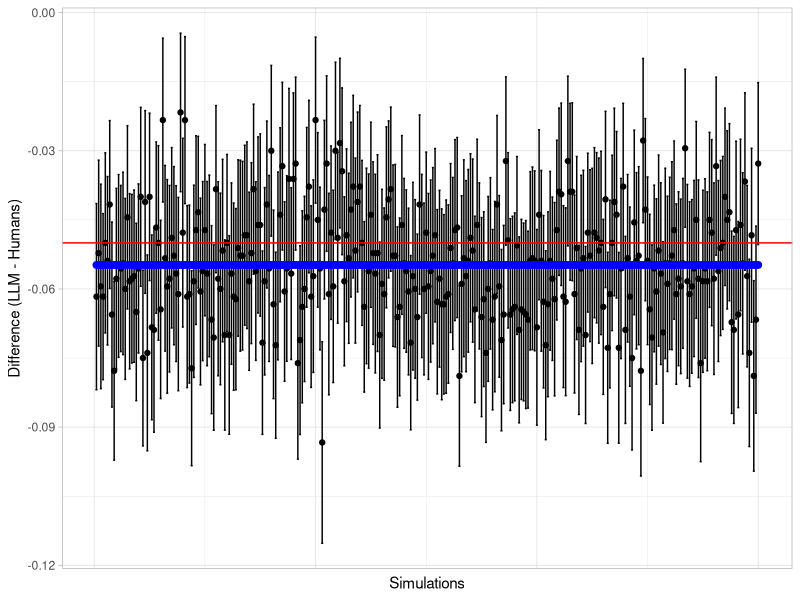

Reproduce this figure in R.
library(tidyverse)
library(marginaleffects)

set.seed(2027)

n_sims <- 300
llm_skill <- 0.899 # Use 0.899 to test type 1 error control # User 0.95 for power

results <- data.frame()
results.ml <- data.frame()
true_difference_sim <- numeric()

n_human_coders_per_report <- 2 # Number of humans coding each report

# Standard deviation for report difficulty (logit scale). Set to 0.5 to
# reproduce 90% power, Set to 1.5 to reproduce 70% power in the setting where we
# extract only one item per report, or 99% / 95% if 3 or more items per report.
sd_difficulty <- 0.5
correlation_difficulty <- -0.2 # Correlation between human and LLM difficulty

# NOTE: As the inherent human skill is very very close to one (see blow),
# increasing the SD of the difficulty (this is on the logit scale), will cause
# the overall accuracy to go down on the probability scale. Because large
# positive values of the difficulty will only increase the accuracy on the
# probability scale from e.g., 0.95 to 0.98, but large negative values will
# decrease it from 0.95 to much lower values. I.e., it's linear on the logit scale,
# but not linear on the probability scale.

n_human_coders_total <- 6

# Human skill and llm skill refer to the inate ability of the human / llm
# extractor this will be combined with the difficulty of the report to come up
# with a probability of a correct answer. From this bernoulli distribution will
# we will randomly draw in each iteration of the simulation. If sd_difficulty
# approaches 0, accuracy approaches skill.

human_skill <- c(0.95, 0.95, 0.94, 0.93, 0.96, 0.97) #arithmetric mean = 0.95

# How many items are extracted per report. We compare accuracy for each item
# (but take into consideration that they are clustered inside a report)
n_items_per_report <- 3

non_inferiority_margin <- 0.05
equivalence_bounds <- c(-non_inferiority_margin, Inf) # Test H1: LLM - Human > -0.05
n_reports <- 300

human_coder_ids <- paste0("human_", 1:n_human_coders_total)
report_ids <- paste0("report_", 1:n_reports)
llm_id <- "llm"

# --- Pre-calculate Lookups ---
extractor_lookup <- tibble(
  extractor_id = c(human_coder_ids, llm_id),
  skill = c(human_skill, llm_skill),
  logit_skill = qlogis(skill),
  is_llm = c(rep(0, n_human_coders_total), 1)
)

# --- Generate FIXED Report Difficulties (Outside Loop) ---

report_difficulty_lookup <- tibble(
  report_id = report_ids,
  report_difficulty_logit = rnorm(n_reports, 0, sd_difficulty)
) |>

  # I'm adding a slight negative correlation between reports for humans and llm,
  # i.e., reports that are hard for llm are easier for humans and vice versa
  mutate(
    llm_difficulty_logit = report_difficulty_logit *
      -correlation_difficulty +
      rnorm(n_reports, 0, sd_difficulty)
  )

# --- Generate FIXED Assignments for Reports (Deterministic Block Assignment per Group) ---
# --- Parameter Checks for this specific strategy ---
if (n_human_coders_total %% 2 != 0) {
  stop(
    "This assignment strategy requires an even number of total human coders."
  )
}
n_coders_per_group <- n_human_coders_total / 2
if (n_reports %% n_coders_per_group != 0) {
  stop(
    "This assignment strategy requires n_reports to be divisible by (n_human_coders_total / 2)."
  )
}

# --- Define Groups and Report Blocks ---
group_A_coders <- human_coder_ids[1:n_coders_per_group]
group_B_coders <- human_coder_ids[(n_coders_per_group + 1):n_human_coders_total]

reports_per_coder <- n_reports / n_coders_per_group # 300 / 3 = 100

# --- Function to generate assignments for one group ---
generate_group_block_assignments <- function(
  coder_group,
  all_report_ids,
  reports_per_coder_count
) {
  assignments_list <- vector("list", length(coder_group))
  report_start_index <- 1

  for (i in 1:length(coder_group)) {
    current_coder <- coder_group[i]
    report_end_index <- report_start_index + reports_per_coder_count - 1
    # Ensure we don't exceed the total number of reports
    report_end_index <- min(report_end_index, length(all_report_ids))
    current_report_ids <- all_report_ids[report_start_index:report_end_index]

    # Assign this block of reports to the current coder
    assignments_list[[i]] <- tibble(
      report_id = current_report_ids,
      extractor_id = current_coder
    )

    report_start_index <- report_end_index + 1
  }
  bind_rows(assignments_list)
}

# --- Generate Assignments for Both Groups ---
assignments_A <- generate_group_block_assignments(
  group_A_coders,
  report_ids,
  reports_per_coder
) |>
  mutate(extractor_id = sample(extractor_id))
assignments_B <- generate_group_block_assignments(
  group_B_coders,
  report_ids,
  reports_per_coder
) |>
  mutate(extractor_id = sample(extractor_id))

# Combine human assignments from both groups
human_assignments_long <- bind_rows(assignments_A, assignments_B)

# Create assignments for the LLM (codes all reports)
llm_assignments <- tibble(
  report_id = report_ids,
  extractor_id = llm_id
)

# Combine human and LLM assignments
all_assignments <- bind_rows(human_assignments_long, llm_assignments)

# Join with extractor lookup to get skill info
sim_data_assigned <- all_assignments |>
  left_join(extractor_lookup, by = "extractor_id") |>
  arrange(report_id, extractor_id) # Optional: arrange for easier viewing

# --- Calculate FIXED Actual Probabilities (Outside Loop) ---

# This integrates the report difficult and the accuracy of each extractor
sim_setup_data <- sim_data_assigned |>
  left_join(report_difficulty_lookup, by = "report_id") |>
  mutate(
    # Calculate actual probability for this extractor on this report
    logit_p_human = logit_skill + report_difficulty_logit,
    logit_llm_skill = logit_skill + llm_difficulty_logit,
    p_human = plogis(logit_p_human),
    p_llm = plogis(logit_llm_skill),
    p_actual = if_else(is_llm == 0, p_human, p_llm)
  )

sim_setup_data <- sim_setup_data |>
  uncount(n_items_per_report)

# --- Calculate the SINGLE FIXED True Average Difference (Outside Loop) ---

avg_p_actual_llm_fixed <- mean(sim_setup_data$p_llm[sim_setup_data$is_llm == 1])
message(paste0(
  "The average llm accuracy is ",
  round(avg_p_actual_llm_fixed, digits = 3),
  " with an SD of ",
  round(sd(sim_setup_data$p_llm[sim_setup_data$is_llm == 1]), digits = 3)
))

avg_p_actual_human_fixed <- mean(sim_setup_data$p_human[
  sim_setup_data$is_llm == 0
])
message(paste0(
  "The (weighted) average human accuracy is ",
  round(avg_p_actual_human_fixed, digits = 3),
  " with an SD of ",
  round(sd(sim_setup_data$p_human[sim_setup_data$is_llm == 0]), digits = 3)
))

true_difference_fixed <- avg_p_actual_llm_fixed - avg_p_actual_human_fixed
message(paste(
  "Fixed True Average Difference (LLM - Human):",
  round(true_difference_fixed, 4),
  ". In small sample sizes with large difficult SD on the logit scale, sampling error is large."
))

sim_data_list <- vector("list", n_reports)

results <- data.frame()
results_m <- data.frame()

for (i in 1:n_sims) {
  message(paste0("Simulation ", i))

  sim_data_long <- sim_setup_data |>
    mutate(
      correct = rbinom(n(), 1, p_actual)
    )

  human_data_sim <- sim_data_long |> filter(is_llm == 0)
  true_mean_human_accuracy_sim <- sum(human_data_sim$p_actual) /
    nrow(human_data_sim)
  true_llm_accuracy <- sim_data_long |>
    filter(is_llm == 1) |>
    pull(p_actual) |>
    mean()

  true_difference_sim[i] <- true_llm_accuracy - true_mean_human_accuracy_sim

  # Fit Simple GLM Model (ignoring clustering structure here)
  model_fit <- glm(
    correct ~ is_llm,
    data = sim_data_long,
    family = binomial(link = "logit")
  )

  # Calculate difference using marginal effects. Uses delta method and cluster robust standard errors.
  # NOTE: I'm setting the width of the confidence interval to 0.9 so the lower bound 'corresponds' to the one sided alpha of 0.05
  comparison <- avg_comparisons(
    model_fit,
    variables = "is_llm",
    type = "response",
    comparison = "difference",
    vcov = ~report_id,
    conf_level = 0.9,
    equivalence = equivalence_bounds # this calculates the non-inferioty p-value (see bound set at the top)
  )

  results <- bind_rows(
    comparison |>
      data.frame() |>
      select(estimate, conf.low, conf.high, p.value, p.value.noninf),
    results
  )
}

# Calculate Type I error rate / power if the llm is as good as the human
type_i_error_rate <- mean(results$p.value.noninf < 0.05)
type_i_error_rate

cbind(results, true_difference_sim) |>
  mutate(type_i_error = if_else(conf.low > -0.05, 1, 0)) |>
  pull(type_i_error) |>
  mean()

cbind(results, true_difference_sim) |>
  mutate(sim = row_number()) |>
  data.frame() |>
  ggplot() +
  geom_point(aes(x = sim, y = estimate)) +
  geom_errorbar(aes(x = sim, y = estimate, ymin = conf.low, ymax = conf.high)) +
  geom_hline(yintercept = -non_inferiority_margin, color = "red") + #non-inferiority margin
  geom_point(aes(y = true_difference_sim, x = sim), color = "blue", size = 2) + #true difference
  theme_light() +
  labs(
    x = "Simulations",
    y = "Difference (LLM - Humans)"
  ) +
  theme(
    axis.text.x = element_blank(),
    axis.ticks.x = element_blank()
  )
